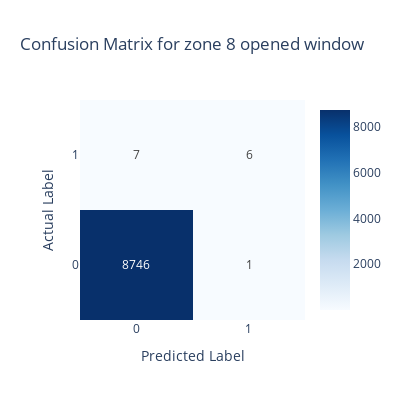

The cell this chart's notebook holds for it:
### Code cell
# Compute confusion matrix
cm = confusion_matrix(test_y, y_pred)

# Ensure labels are 0 and 1
labels = [0, 1]  

# Create the confusion matrix heatmap
fig = go.Figure(data=go.Heatmap(
    z=cm,
    x=labels,  # Predicted labels
    y=labels,  # Actual labels
    colorscale='Blues',
    showscale=True,
    text=cm,  # Display numbers in the cells
    texttemplate="%{text}",  # Ensure counts appear inside the cells
    hovertemplate='Actual: %{y}<br>Predicted: %{x}<br>Count: %{z}<extra></extra>'
))

# Update layout for binary classification (0 and 1 on axes)
fig.update_layout(
    title="Confusion Matrix for zone 8 opened window",
    width=400,   # Reduce width
    height=400,
    xaxis=dict(
        title="Predicted Label",
        tickmode='array',        # Custom tick labels
        tickvals=[0, 1],         # Only show 0 and 1
        showgrid=False
    ),
    yaxis=dict(
        title="Actual Label",
        tickmode='array',
        tickvals=[0, 1],         # Only show 0 and 1
        showgrid=False
    ),
    template="plotly_white"
)

# Show the plot
fig.show()

### Figure 1 — Plotly figure (JSON) as saved in the notebook; plotly's stock layout.template omitted (floating-point values rounded to 4 significant figures)
{"data": [{"colorscale": [[0, "rgb(247,251,255)"], [0.125, "rgb(222,235,247)"], [0.25, "rgb(198,219,239)"], [0.375, "rgb(158,202,225)"], [0.5, "rgb(107,174,214)"], [0.625, "rgb(66,146,198)"], [0.75, "rgb(33,113,181)"], [0.875, "rgb(8,81,156)"], [1, "rgb(8,48,107)"]], "hovertemplate": "Actual: %{y}<br>Predicted: %{x}<br>Count: %{z}<extra></extra>", "showscale": true, "text": [[8746, 1], [7, 6]], "texttemplate": "%{text}", "type": "heatmap", "x": [0, 1], "y": [0, 1], "z": [[8746, 1], [7, 6]]}], "layout": {"height": 400, "title": {"text": "Confusion Matrix for zone 8 opened window"}, "width": 400, "xaxis": {"showgrid": false, "tickmode": "array", "tickvals": [0, 1], "title": {"text": "Predicted Label"}}, "yaxis": {"showgrid": false, "tickmode": "array", "tickvals": [0, 1], "title": {"text": "Actual Label"}}}}
